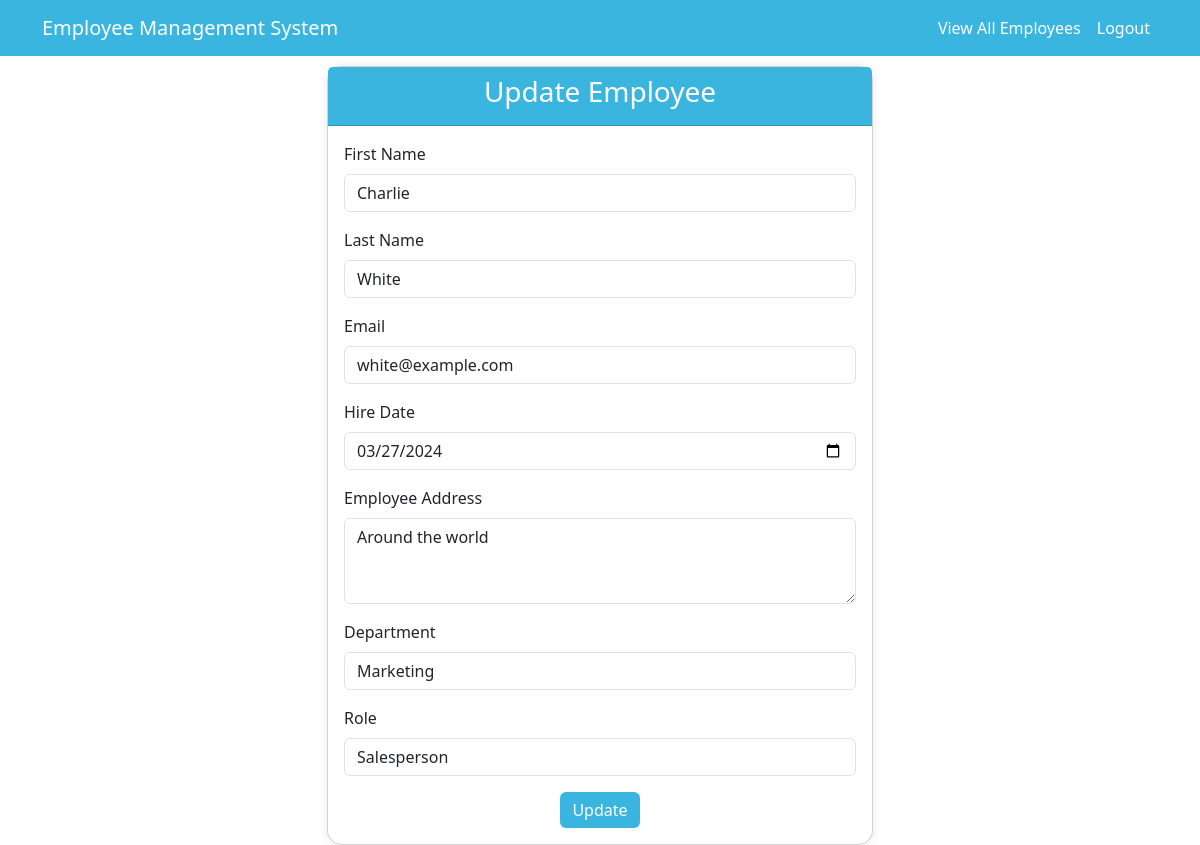
The app's page /4/update/ with its own data.
### myApp/models.py (models this page shows, shortened)
class Employee(models.Model):
    first_name = models.CharField(max_length=100, null=False)
    last_name = models.CharField(max_length=100)
    email = models.EmailField(unique=True)
    hire_date = models.DateField()
    address = models.TextField(null=True)
    department = models.CharField(max_length=200)
    role = models.CharField(max_length=200)

### myApp/views.py (the view, shortened to what this page needs)
# urls.py: path('<int:pk>/update/', views.update_employee, name='update_employee'),
def update_employee(request, pk):
    employee = get_object_or_404(Employee, pk=pk)
    return render(request, 'update_employee.html', {'employee': employee})

### myApp/templates/update_employee.html (shortened to what this page needs)
<!DOCTYPE html>
<html lang="en">
<head>
    <link href="https://cdn.jsdelivr.net/npm/bootstrap@5.3.0-alpha1/dist/css/bootstrap.min.css" rel="stylesheet">
</head>
<body>
    <nav class="navbar navbar-expand-lg navbar-dark" style="background-color: #39B5E0;">
        <div class="container">
            <a class="navbar-brand" href="#">Employee Management System</a>
            <div class="collapse navbar-collapse justify-content-end" id="navbarNav">
                <ul class="navbar-nav">
                    <li class="nav-item">
                        <a class="nav-link" href="{% url 'myApp:employee_list' %}" style="color: white; ">View All Employees</a>
                    </li>
                    <li class="nav-item">
                        <a class="nav-link" href="{% url 'myApp:user_logout' %}" style="color: white; ">Logout</a>
                    </li>
                </ul>
            </div>
        </div>
    </nav>
    <div class="container card-container">
        <div class="row justify-content-center">
            <div class="col-md-6">
                <div class="card">
                    <div class="card-header">
                        <h3 class="text-center">Update Employee</h3>
                    </div>
                    <div class="card-body">
                        <form method="post">
                            <div class="mb-3">
                                <label for="first_name" class="form-label">First Name</label>
                                <input type="text" class="form-control" id="first_name" name="first_name" value="{{ employee.first_name }}">
                            </div>
                            <div class="mb-3">
                                <label for="last_name" class="form-label">Last Name</label>
                                <input type="text" class="form-control" id="last_name" name="last_name" value="{{ employee.last_name }}">
                            </div>
                            <div class="mb-3">
                                <label for="email" class="form-label">Email</label>
                                <input type="email" class="form-control" id="email" name="email" value="{{ employee.email }}">
                            </div>
                            <div class="mb-3">
                                <label for="hire_date" class="form-label">Hire Date</label>
                                <input type="date" class="form-control" id="hire_date" name="hire_date" value="{{ employee.hire_date|date:'Y-m-d' }}">
                            </div>
                            <div class="mb-3">
                                <label for="address" class="form-label">Employee Address</label>
                                <textarea class="form-control" id="address" name="address" rows="3">{{ employee.address }}</textarea>
                            </div>
                            <div class="mb-3">
                                <label for="department" class="form-label">Department</label>
                                <input type="text" class="form-control" id="department" name="department" value="{{ employee.department }}">
                            </div>
                            <div class="mb-3">
                                <label for="role" class="form-label">Role</label>
                                <input type="text" class="form-control" id="role" name="role" value="{{ employee.role }}">
                            </div>
                            <div class="text-center">
                                <button type="submit" class="btn btn-primary">Update</button>
                            </div>
                        </form>
                    </div>
                </div>
            </div>
        </div>
    </div>
</body>
</html>

### myApp/templates/update_employee.html (style rules this page uses)
.card { border-radius: 15px; box-shadow: 0px 0px 10px 0px rgba(0,0,0,0.1); }
.card-container .card { margin-top: 10px; }
.card-header { background-color: #39B5E0; color: white; border-radius: 15px 15px 0 0; }
.btn-primary { background-color: #39B5E0; border: none; }

### records on screen
Employee: first_name "Charlie", last_name "White", email "white@example.com", hire_date "03/27/2024", address "Around the world", department "Marketing", role "Salesperson"
